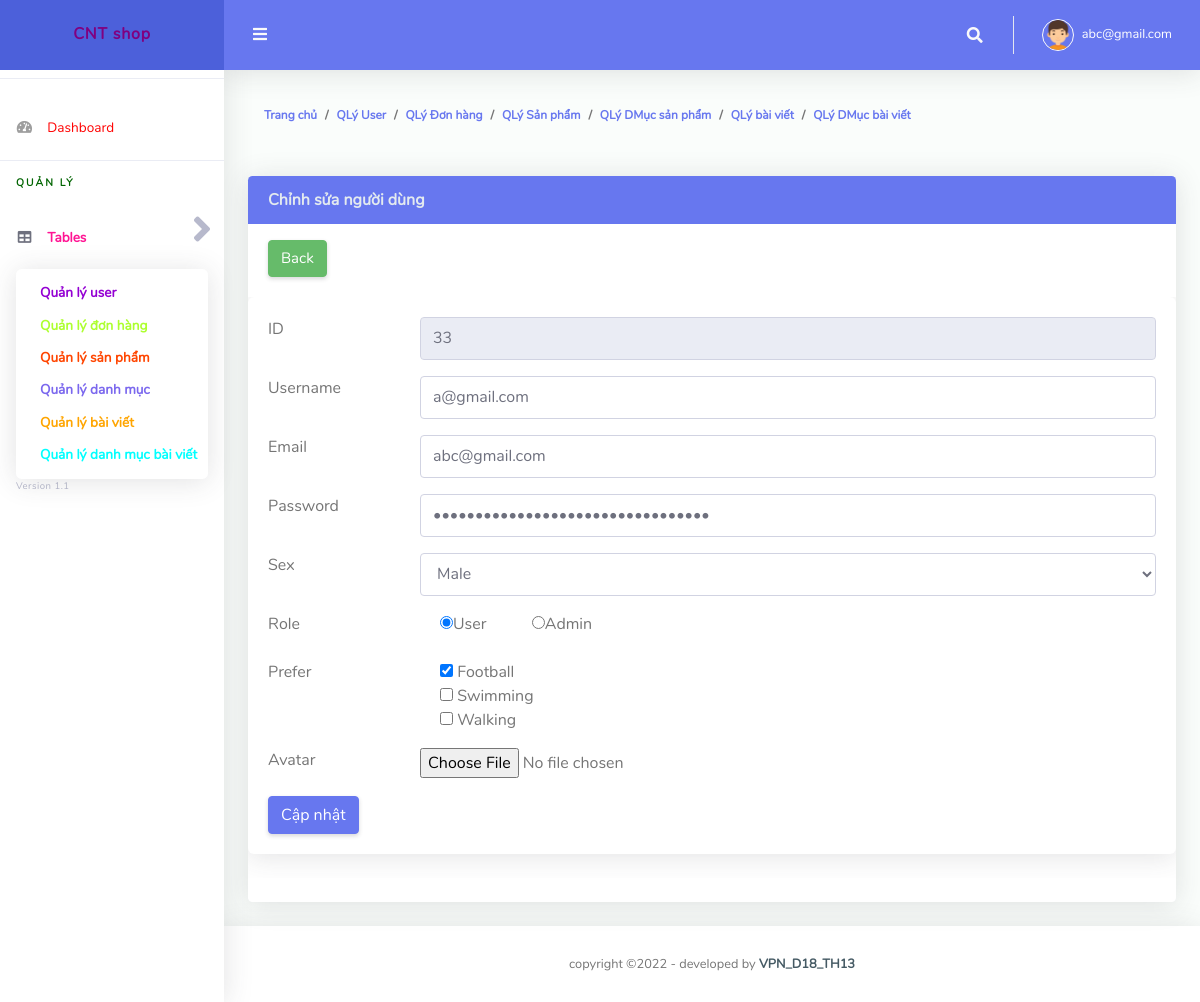
Screenshot of /controller/UserController.php?action=edit&id=33 (signed in) with the database file from the repository.
### tables this page shows
CREATE TABLE `user` (
  `user_id` int(11) NOT NULL,
  `username` varchar(250) NOT NULL,
  `email` varchar(250) NOT NULL,
  `password` varchar(250) NOT NULL,
  `prefer` varchar(250) NOT NULL,
  `sex` varchar(250) NOT NULL,
  `role` varchar(250) NOT NULL,
  `avatar` varchar(250) NOT NULL
);

### controller/BaseController.php (called while the page is built, shortened)
<?php
class BaseController {
    public function view($name, $data = []) {
        include_once  "../view/" . $name . ".php";
    }
}

### util/MySQLUtils.php (called while the page is built, shortened)
<?php
class MySQLUtils {
    private $servername;
    private $username;
    private $password;
    private $myDB;
    private static $conn;
    public function __construct() {
        $this->servername = "localhost";
        $this->username = "root";
        $this->password = "";
        $this->myDB = "ltweb";
    }
     public function __destruct() {
         $this->servername = "";
        $this->username = "";
        $this->password = "";
        $this->myDB = "";
        self::$conn=null;
     }
     private function connectDB() {
        try {
            self::$conn = new PDO("mysql:host=$this->servername;dbname=$this->myDB", $this->username, $this->password);
            self::$conn->setAttribute(PDO::ATTR_ERRMODE, PDO::ERRMODE_EXCEPTION);
            return  self::$conn;
        } catch (PDOException $e) {
            echo "Connection failed: " . $e->getMessage();
        }
    }
    public function disconnect(){
        self::$conn=null;
    }
    public function getData($sql, $param = array()) {
        $stmt = self::$conn->prepare($sql);
        $stmt->execute($param);
        return $stmt->fetchAll(PDO::FETCH_ASSOC);
    }
}

### model/UserModel.php (called while the page is built, shortened)
<?php
include_once '../util/MySQLUtils.php';
class UserModel {
    private $userID;
    public function __construct($uname, $upass, $uemail, $usex, $uprefer, $urole, $uavatar, $uID) {
        $this->userID = $uID;
    }
    public function getUserID() {
        return $this->userID;
    }
       public function getUser1() {
        $myDB = new MySQLUtils();
        $query = "SELECT user_id,username,password,email,sex,prefer,role FROM user where user_id=:user_id";
        $param = array(":user_id" => $this->getUserID());
        $user = $myDB->getData($query, $param);
        return $user[0];
    }
}

### view/suaUser.php (the view, shortened to what this page needs)
<!DOCTYPE html>
<html lang="en">
    <head>
        <?php
        @include("../layouts/header.php");
        ?>
    </head>
    <body id="page-top">
        <div id="wrapper">
            <?php
            @include("../layouts/sidebar.php");
            ?>
            <div id="content-wrapper" class="d-flex flex-column">
                <div id="content">
                    <?php
                    @include("../layouts/topbar.php");
                    ?>
                    <div class="container-fluid" id="container-wrapper">
                        <div class="d-sm-flex align-items-center justify-content-between mb-4">
                            <ol class="breadcrumb">
                                <li class="breadcrumb-item"><a href="./adminUser.php">Trang chủ</a></li>
                                <li class="breadcrumb-item"><a href="./adminUser.php">QLý User</a></li>
                                <li class="breadcrumb-item"><a href="./adminDonhang.php">QLý Đơn hàng</a></li>
                                <li class="breadcrumb-item"><a href="./adminSanpham.php">QLý Sản phẩm</a></li>
                                <li class="breadcrumb-item"><a href="./adminDanhmuc.php">QLý DMục sản phẩm</a></li>
                                <li class="breadcrumb-item"><a href="./adminBaiviet.php">QLý bài viết</a></li>
                                <li class="breadcrumb-item"><a href="./adminDanhmucbaiviet.php">QLý DMục bài viết</a></li>
                            </ol>
                        </div>
                        <div class="row">
                            <div class="col-lg-12 mb-4">
                                <div class="card">
                                    <div class="card-header  bg-primary">
                                        <strong class="card-title text-light">Chỉnh sửa người dùng</strong>
                                    </div>
                                    <div class="card-header py-3 d-flex flex-row align-items-center justify-content-between">
                                        <a href="../controller/UserController.php"><button type="button" class="btn btn-success mb-1" style= "font-size: 15px">Back</button></a>
                                    </div>
                                    <div class="table-responsive">
                                        <table class="table align-items-center table-flush">
                                            <tbody>
                                            <form action="../controller/UserController.php" method="POST" enctype="multipart/form-data" class="form-horizontal">
                                                <div class="card mb-4">
                                                    <div class="card-body">
                                                        <div class="row form-group">
                                                            <div class="col col-md-2"><label for="user-input">ID</label></div>
                                                            <div class="col col-md-10">   <input type="text" name="txt_userid" readonly value="<?php echo $data["user_id"]; ?> " class="form-control" id="txt_userid" ></div>
                                                        </div>
                                                        <div class="row form-group">
                                                            <div class="col col-md-2"><label for="user-input">Username</label></div>
                                                            <div class="col col-md-10">   <input type="text" name="txt_username" value="<?php echo $data["username"]; ?> " class="form-control" id="txt_username" ></div>
                                                        </div>
                                                        <div class="row form-group">
                                                            <div class="col col-md-2"> <label for="email-input">Email</label></div>
                                                            <div class="col col-md-10"><input type="email" value="<?php echo $data["email"]; ?> " name="txt_email" id="txt_email" class="form-control" ></div>
                                                        </div>
                                                        <div class="row form-group">
                                                            <div class="col col-md-2"><label for="password-input">Password</label></div>
                                                            <div class="col col-md-10"><input type="password" value="<?php echo $data["password"]; ?> " name="txt_password" class="form-control" id="txt_password"></div>
                                                        </div>
                                                        <div class="row form-group">
                                                            <div class="col col-md-2"><label for="select" class=" form-control-label">Sex</label></div>
                                                            <div class="col col-md-10">
                                                                <select name="cmb_sex" id="cmb_sex" class="form-control">
                                                                    <?php
                                                                    if ($data["sex"] == "Nam") {
                                                                        echo'<option value="Nam" selected>Male</option>';
                                                                    } elseif ($data["sex"] == "Nữ") {
                                                                        echo '<option value="0">Please select</option>';
                                                                        echo'<option value="Nam" >Male</option>';
                                                                        echo'<option value="Nữ" selected>Female</option>';
                                                                        echo'<option value="Khác">Other</option>';
                                                                    } elseif ($data["sex"] == "Khác") {
                                                                        echo '<option value="0">Please select</option>';
                                                                        echo'<option value="Nam" >Male</option>';
                                                                        echo'<option value="Nữ" >Female</option>';
                                                                        echo'<option value="Khác" selected>Other</option>';
                                                                    }
                                                                    ?>
                                                                </select>
                                                            </div>
                                                        </div>
                                                        <div class="row form-group">
                                                            <div class="col col-md-2"><label class=" form-control-label">Role</label></div>
                                                            <div class="col col-md-10">
                                                                <div class="form-check">
                                                                    <div class="radio">
                                                                        <?php
                                                                        if ($data["role"] == "user") {
                                                                            echo'<label for="radio1" class="form-check-label ">';
                                                                            echo' <input type="radio" id="rdg_male" name="rdg_role" checked value="user" class="lbsRadio">User';
                                                                            echo' </label>';
                                                                            echo'  <label for="radio2" class="form-check-label ">';
                                                                            echo' <input type="radio" id="rdg_female" name="rdg_role" value="admin" class="lbsRadio">Admin';
                                                                            echo' </label>';
                                                                        }
                                                                        ?>
                                                                    </div>
                                                                </div>
                                                            </div>
                                                        </div>
                                                        <div class="row form-group">
                                                            <div class="col col-md-2"><label class=" form-control-label">Prefer</label></div>
                                                            <div class="col col-md-10">
                                                                <div class="form-check">
                                                                    <?php
                                                                    if ($data["prefer"] == ",,football") {
                                                                        echo'<div class="checkbox">';
                                                                        echo'   <label for="checkbox1" class="form-check-label">';
                                                                        echo'      <input type="checkbox" id="chk_football" checked name="chk_football" checked value="football" class="lbsCheck"> Football';
                                                                        echo'   </label>';
                                                                        echo' </div>';
                                                                        echo' <div class="checkbox">';
                                                                        echo'   <label for="checkbox2" class="form-check-label ">';
                                                                        echo'       <input type="checkbox" id="chk_swimming" name="chk_swimming" value="swiming" class="lbsCheck"> Swimming';
                                                                        echo'   </label>';
                                                                        echo' </div>';
                                                                        echo' <div class="checkbox">';
                                                                        echo'    <label for="checkbox3" class="form-check-label ">';
                                                                        echo'       <input type="checkbox" id="chk_walking" name="chk_walking" value="walking" class="lbsCheck"> Walking';
                                                                        echo'   </label>';
                                                                        echo' </div>';
                                                                    }
                                                                    ?>
                                                                </div>
                                                            </div>
                                                        </div>
                                                        <div class="row form-group">
                                                            <div class="col col-md-2"><label for="file-input" class=" form-control-label">Avatar</label></div>
                                                            <div class="col-12 col-md-10"><input type="file" id="file_avatar" name="file_avatar" class="form-control-file"></div>
                                                        </div>
                                                        <div>
                                                            <button  name="user_action" value="user_edit"  type="submit" class="btn btn-primary">Cập nhật</button>
                                                        </div>
                                                    </div>
                                            </form>
                                            </tbody>
                                        </table>
                                    </div>
                                    <div class="card-footer"></div>
                                </div>
                            </div>
                        </div>
                    </div>
                </div>
                <?php
                @include("../layouts/footer.php");
                ?>
            </div>
        </div>
    </body>
</html>

### rows the page displays
user: txt_userid "33", txt_username "a@gmail.com", txt_email "abc@gmail.com", cmb_sex "Male"

### other values shown
$_SESSION["email"] "abc@gmail.com"
